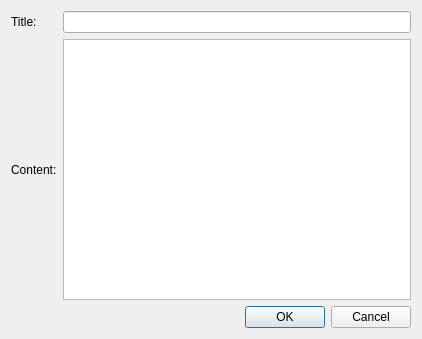
<?xml version="1.0" encoding="UTF-8"?>
<ui version="4.0">
 <class>NewPostWindow</class>
 <widget class="QDialog" name="NewPostWindow">
  <property name="geometry">
   <rect>
    <x>0</x>
    <y>0</y>
    <width>422</width>
    <height>339</height>
   </rect>
  </property>
  <property name="windowTitle">
   <string>Dialog</string>
  </property>
  <layout class="QGridLayout" name="gridLayout_2">
   <item row="0" column="0">
    <layout class="QGridLayout" name="gridLayout">
     <item row="1" column="1">
      <widget class="QTextEdit" name="contentEdit"/>
     </item>
     <item row="0" column="0">
      <widget class="QLabel" name="label">
       <property name="text">
        <string>Title:</string>
       </property>
      </widget>
     </item>
     <item row="0" column="1">
      <widget class="QLineEdit" name="titleEdit"/>
     </item>
     <item row="1" column="0">
      <widget class="QLabel" name="label_2">
       <property name="text">
        <string>Content:</string>
       </property>
      </widget>
     </item>
     <item row="2" column="1">
      <widget class="QDialogButtonBox" name="buttonBox">
       <property name="orientation">
        <enum>Qt::Horizontal</enum>
       </property>
       <property name="standardButtons">
        <set>QDialogButtonBox::Cancel|QDialogButtonBox::Ok</set>
       </property>
      </widget>
     </item>
    </layout>
   </item>
  </layout>
 </widget>
 <resources/>
 <connections>
  <connection>
   <sender>buttonBox</sender>
   <signal>rejected()</signal>
   <receiver>NewPostWindow</receiver>
   <slot>reject()</slot>
   <hints>
    <hint type="sourcelabel">
     <x>316</x>
     <y>260</y>
    </hint>
    <hint type="destinationlabel">
     <x>286</x>
     <y>274</y>
    </hint>
   </hints>
  </connection>
  <connection>
   <sender>buttonBox</sender>
   <signal>accepted()</signal>
   <receiver>NewPostWindow</receiver>
   <slot>accept()</slot>
   <hints>
    <hint type="sourcelabel">
     <x>248</x>
     <y>254</y>
    </hint>
    <hint type="destinationlabel">
     <x>157</x>
     <y>274</y>
    </hint>
   </hints>
  </connection>
 </connections>
</ui>
